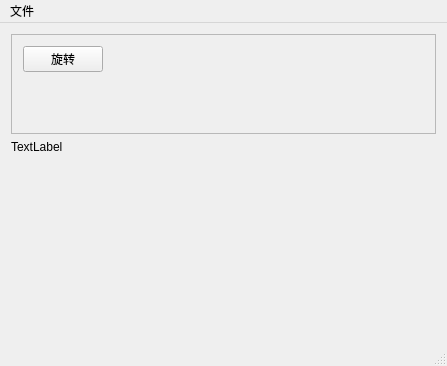
<?xml version="1.0" encoding="UTF-8"?>
<ui version="4.0">
 <class>ImageCookClass</class>
 <widget class="QMainWindow" name="ImageCookClass">
  <property name="geometry">
   <rect>
    <x>0</x>
    <y>0</y>
    <width>447</width>
    <height>366</height>
   </rect>
  </property>
  <property name="windowTitle">
   <string>ImageCook</string>
  </property>
  <widget class="QWidget" name="centralWidget">
   <layout class="QGridLayout" name="gridLayout_3">
    <item row="1" column="0" alignment="Qt::AlignLeft|Qt::AlignTop">
     <widget class="QLabel" name="LabShow">
      <property name="text">
       <string>TextLabel</string>
      </property>
     </widget>
    </item>
    <item row="0" column="0">
     <widget class="QFrame" name="frame">
      <property name="maximumSize">
       <size>
        <width>16777215</width>
        <height>100</height>
       </size>
      </property>
      <property name="frameShape">
       <enum>QFrame::StyledPanel</enum>
      </property>
      <property name="frameShadow">
       <enum>QFrame::Raised</enum>
      </property>
      <layout class="QGridLayout" name="gridLayout">
       <item row="0" column="0">
        <widget class="QPushButton" name="BtnRotate">
         <property name="text">
          <string>旋转</string>
         </property>
        </widget>
       </item>
       <item row="0" column="1">
        <spacer name="horizontalSpacer">
         <property name="orientation">
          <enum>Qt::Horizontal</enum>
         </property>
         <property name="sizeHint" stdset="0">
          <size>
           <width>298</width>
           <height>20</height>
          </size>
         </property>
        </spacer>
       </item>
       <item row="1" column="0">
        <spacer name="verticalSpacer">
         <property name="orientation">
          <enum>Qt::Vertical</enum>
         </property>
         <property name="sizeHint" stdset="0">
          <size>
           <width>20</width>
           <height>40</height>
          </size>
         </property>
        </spacer>
       </item>
      </layout>
     </widget>
    </item>
   </layout>
  </widget>
  <widget class="QMenuBar" name="menuBar">
   <property name="geometry">
    <rect>
     <x>0</x>
     <y>0</y>
     <width>447</width>
     <height>26</height>
    </rect>
   </property>
   <widget class="QMenu" name="menu">
    <property name="title">
     <string>文件</string>
    </property>
    <addaction name="ActOpen"/>
    <addaction name="ActClose"/>
    <addaction name="ActSave"/>
    <addaction name="ActSaveAs"/>
   </widget>
   <addaction name="menu"/>
  </widget>
  <widget class="QStatusBar" name="StatusBar"/>
  <action name="ActOpen">
   <property name="text">
    <string>打开</string>
   </property>
  </action>
  <action name="ActClose">
   <property name="text">
    <string>关闭</string>
   </property>
  </action>
  <action name="ActSave">
   <property name="text">
    <string>保存</string>
   </property>
  </action>
  <action name="ActSaveAs">
   <property name="text">
    <string>另存为</string>
   </property>
  </action>
 </widget>
 <layoutdefault spacing="6" margin="11"/>
 <resources/>
 <connections/>
</ui>
